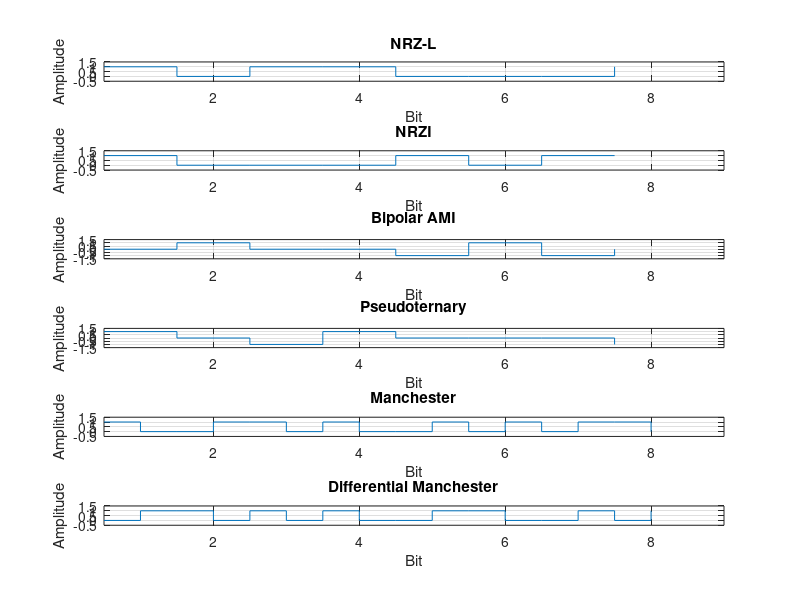
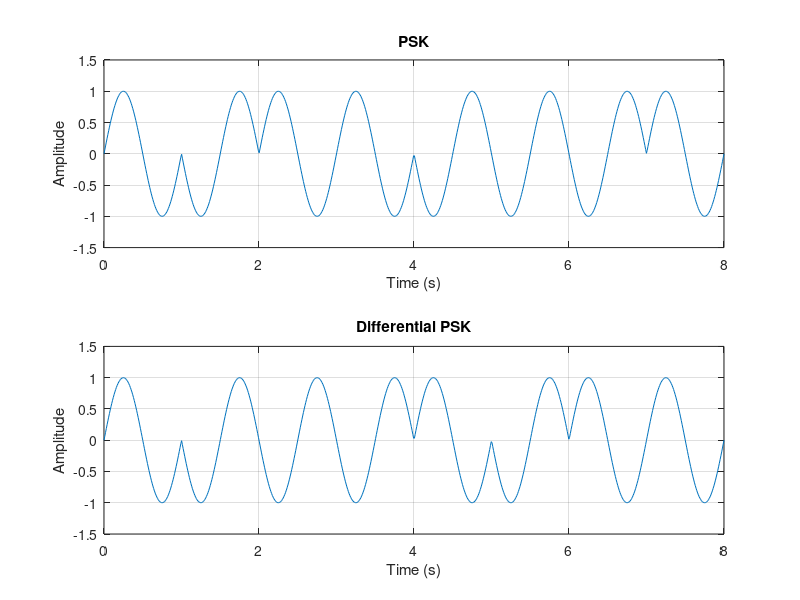

The MATLAB source for these figures, in order:

clc;
close all;

% NOTE : YOU MUST REVIEW + ADJUST PARAMETERS BELOW
% for ALL ENCODING SCHEMES!!!

% SAMPLE BIT PATTERN 
bit_pattern = [0 1 0 0 1 1 1 0];

% OTHER SAMPLE BIT PATTERNS YOU CAN TRY. 

% Define the bit pattern
%bit_pattern = [0 0 1 1 1 1 0 1 0 0 1 1 0 0 1 1];

% bit_pattern = [0 1 0 0 1 1 0 0 0 1 1];

% bit_pattern = [0 0 1 1 0 1 0 0 0 1 0];

% bit_pattern = [0 0 1 1 1 0 0 1 0 1];

% bit_pattern = [1 0 1 1 0];

% Length of bit pattern
N = length(bit_pattern);

% NRZ-Level Encoding
nrz_signal = zeros(1, N);
for i = 1:N
    if bit_pattern(i) == 0
        nrz_signal(i) = 1;
    else
        nrz_signal(i) = 0;
    end
end

% NRZI Encoding
nrzi_signal = zeros(1, N);

%prev_state = 0;  % ASSUMPTION : Prev. voltage is low; 

prev_state = 1;  % ASSUMPTION : Prev. voltage is HIGH; 

for i = 1:N
    if bit_pattern(i) == 1
        nrzi_signal(i) = ~prev_state;
        prev_state = nrzi_signal(i);
    else
        nrzi_signal(i) = prev_state;
    end
end

% Bipolar AMI Encoding
ami_signal = zeros(1, N);

prev_ami = -1;  % Most recent preceding 1 bit has a negative voltage

% prev_ami = 1;  % Most recent preceding 1 bit has a POSITIVE voltage

for i = 1:N
    if bit_pattern(i) == 1
        prev_ami = -prev_ami;  % Alternate the polarity for next 1
        ami_signal(i) = prev_ami;
    end
end

% Pseudoternary Encoding
pseudo_signal = zeros(1, N);

prev_pseudo = -1;  % Most recent preceding 0 bit has a negative voltage

% prev_pseudo = 1;  % Most recent preceding 0 bit has a POSITIVE voltage

for i = 1:N
    if bit_pattern(i) == 0
        prev_pseudo = -prev_pseudo;  % Alternate the polarity for next 0
        pseudo_signal(i) = prev_pseudo;
    end
end

% Manchester Encoding
manchester_signal = zeros(1, 2*N);
for i = 1:N
    if bit_pattern(i) == 0
        manchester_signal(2*i-1) = 1;
        manchester_signal(2*i) = 0;
    else
        manchester_signal(2*i-1) = 0;
        manchester_signal(2*i) = 1;
    end
end

% Differential Manchester Encoding
diff_manchester_signal = zeros(1, 2*N);

prev_state = 0;  % Start with an assumed high state 

% ( THIS DEPENDS ON THE FIRST BIT OF THE SEQ!!!; 
% if 1st bit is 0 => prev_state = 1
% if 1st bit is 1 => prev_state = 0 )

for i = 1:N
    if bit_pattern(i) == 0
        diff_manchester_signal(2*i-1) = prev_state;
        diff_manchester_signal(2*i) = ~prev_state;
    else
        diff_manchester_signal(2*i-1) = ~prev_state;
        diff_manchester_signal(2*i) = prev_state;
        prev_state = ~prev_state;  % Change the state after a 1 bit
    end
end

% Plotting
figure;
subplot(6,1,1);
stairs([0.5:1:(N-0.5)], nrz_signal);
title('NRZ-L');
xlim([0.5,N+1])
ylim([-0.5 1.5]);
xlabel('Bit');
ylabel('Amplitude');
grid on;

subplot(6,1,2);
stairs([0.5:1:(N-0.5)], nrzi_signal);
title('NRZI');
xlim([0.5,N+1])
ylim([-0.5 1.5]);
xlabel('Bit');
ylabel('Amplitude');
grid on;

subplot(6,1,3);
stairs([0.5:1:(N-0.5)], ami_signal);
title('Bipolar AMI');
xlim([0.5,N+1])
ylim([-1.5 1.5]);
xlabel('Bit');
ylabel('Amplitude');
grid on;

subplot(6,1,4);
stairs([0.5:1:(N-0.5)], pseudo_signal);
title('Pseudoternary');
xlim([0.5,N+1])
ylim([-1.5 1.5]);
xlabel('Bit');
ylabel('Amplitude');
grid on;

subplot(6,1,5);
x = 0.5:0.5:N;

y = manchester_signal(1:16);

stairs(x, y);
title('Manchester');
xlim([0.5,N+1])
ylim([-0.5 1.5]);
xlabel('Bit');
ylabel('Amplitude');
grid on;

subplot(6,1,6);
x = 0.5:0.5:N;
y = diff_manchester_signal(1:2*N);
stairs(x, y);
title('Differential Manchester');
xlim([0.5,N+1])
ylim([-0.5 1.5]);
xlabel('Bit');
ylabel('Amplitude');
grid on;

% PSK AND DPSK

% Parameters for PSK and DPSK
f = 1;  % periods/cycles per bit
fs = 100;  % Sampling frequency of 100 samples/second
t = linspace(0, N, N*fs);  % Time vector
z = pi;  % Phase shift for 1 (can be adjusted)

% PSK Modulation
psk_signal = zeros(1, N*fs);
for i = 1:N
    if bit_pattern(i) == 0
        psk_signal((i-1)*fs+1 : i*fs) = sin(2*pi*f*t((i-1)*fs+1 : i*fs));
    else
        psk_signal((i-1)*fs+1 : i*fs) = sin(2*pi*f*t((i-1)*fs+1 : i*fs) + z);
    end
end

% DPSK Modulation
dpsk_signal = zeros(1, N*fs);
prev_phase = 0;
for i = 1:N
    if bit_pattern(i) == 0
        dpsk_signal((i-1)*fs+1 : i*fs) = sin(2*pi*f*t((i-1)*fs+1 : i*fs) + prev_phase);
    else
        prev_phase = mod(prev_phase + z, 2*pi);
        dpsk_signal((i-1)*fs+1 : i*fs) = sin(2*pi*f*t((i-1)*fs+1 : i*fs) + prev_phase);
    end
end

% Adding plots for PSK and DPSK
figure;  % Create a new figure

subplot(2,1,1);
plot(t, psk_signal);
title('PSK');
xlim([0 N])
ylim([-1.5 1.5]);
xlabel('Time (s)');
ylabel('Amplitude');
grid on;

subplot(2,1,2);
plot(t, dpsk_signal);
title('Differential PSK');
xlim([0 N])
ylim([-1.5 1.5]);
xlabel('Time (s)');
ylabel('Amplitude');
grid on;
